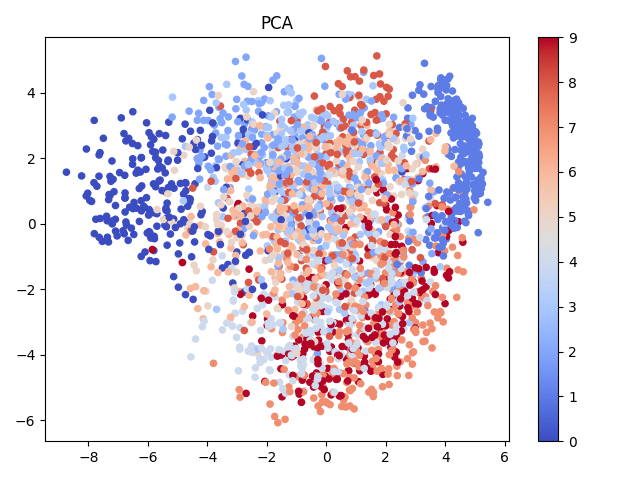

Reproduce this figure in Python.
#!/usr/bin/env python3

import matplotlib.pyplot as plt
import numpy as np
from matplotlib import cm
pca = __import__('1-pca').pca

X = np.loadtxt("mnist2500_X.txt")
labels = np.loadtxt("mnist2500_labels.txt")
Y = pca(X, 2)
fig = plt.figure()
plt.scatter(Y[:, 0], Y[:, 1], 20, labels, cmap=cm.coolwarm)
plt.colorbar()
plt.title('PCA')
plt.show()
fig.savefig('pca.png')
